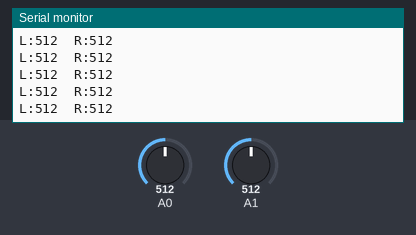
Bench run of a sketch on a simulated Arduino Uno, built with avr-gcc and run on an emulated ATmega328P. On the bench: the last lines printed to the serial monitor. The inputs (shaded band) are chosen by the test bench; at power-on: A0 = 512, A1 = 512.

Above: at 1.2 s.
1.3 s: A0 set to 987
At 1.8 s:
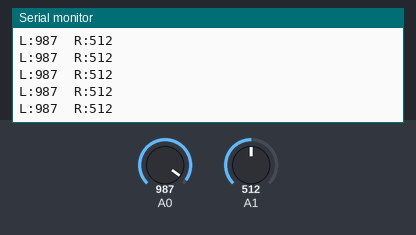
4.3 s: A0 set to 1017
At 5.3 s:
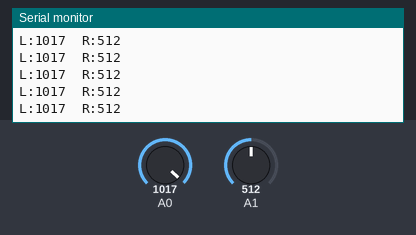
Timing chart, 0 to 7.3 s (numbered marks = the images above; inputs shaded):
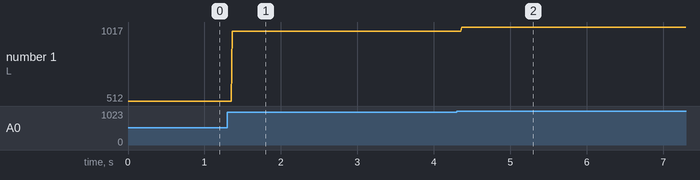

Measured:
- after the input at 1.3 s, the serial monitor: prints a new line after 0.07 s (image 1)
- after the input at 4.3 s, the serial monitor: prints a new line after 0.07 s (image 2)
- plotted number 1: 512 → 987 after the input at 1.3 s, 987 → 1017 after the input at 4.3 s

The sketch:

TCRT5000_test.ino
```cpp
void setup() {
  pinMode(2, INPUT);
  Serial.begin(9600);
}

void loop() {
  Serial.print("L:");
  Serial.print(analogRead(A0));
  Serial.print("\t");
  Serial.print("R:");
  Serial.println(analogRead(A1));
}
```
